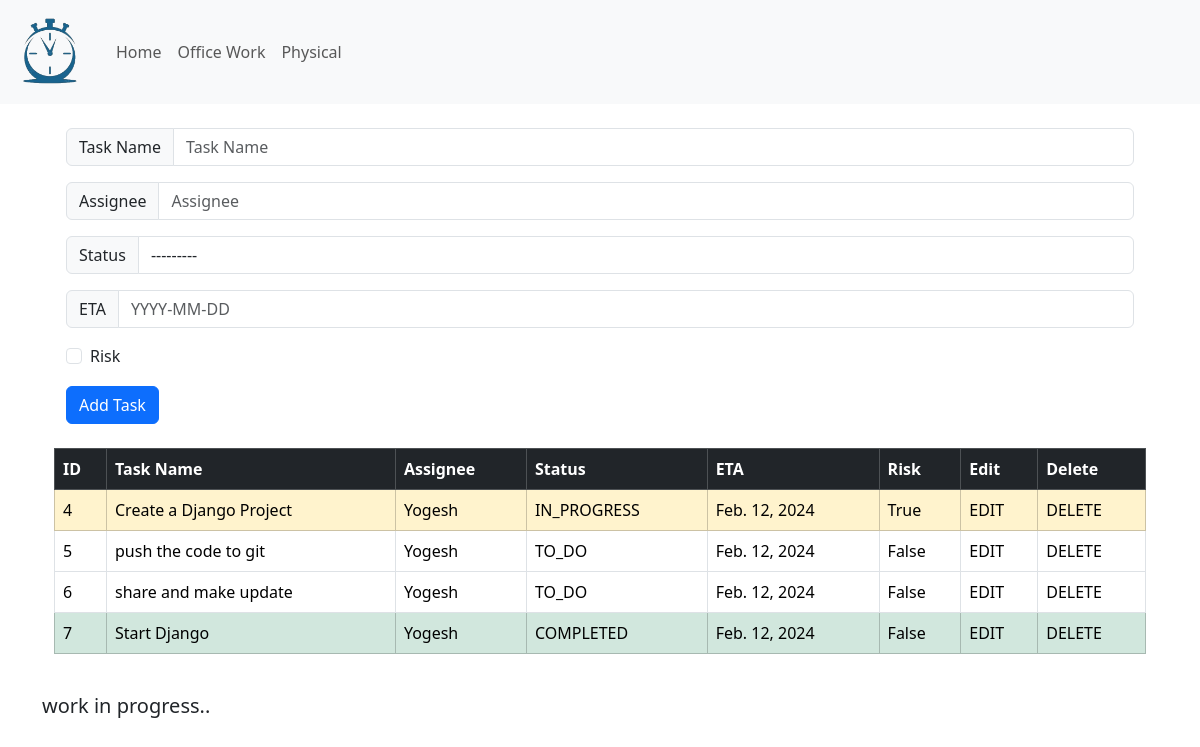
The page /ToDoList/ on the database as committed earlier.
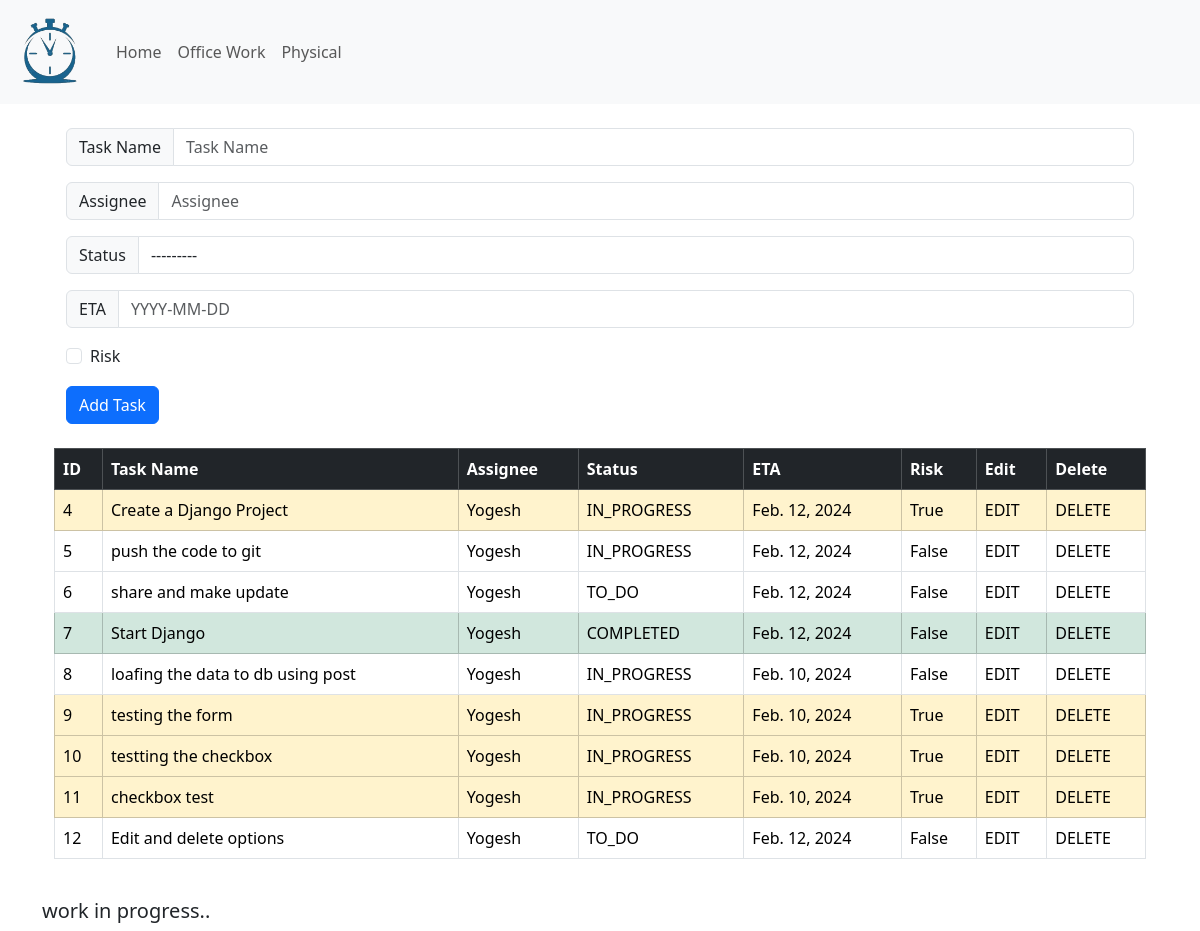
The same page on the database as committed later.
### ToDoListApp/models.py (models this page shows, shortened)
class ToDoList(models.Model):
    task = models.CharField(max_length=300)
    status_type = models.TextChoices("status_type", "TO_DO DEFINED IN_PROGRESS COMPLETED")
    status = models.CharField(blank=True, choices=status_type, max_length=20,default='TO_DO')
    assignee = models.CharField(max_length= 20)
    ETA = models.DateField()
    risk_flag = models.BooleanField(default=False)

### ToDoListApp/views.py (the view)
# urls.py: path('',views.todolist,name='ToDoList' ),
def todolist(request):
    if request.method =="POST":
        form = ToDoListForm(request.POST or None)
        if form.is_valid:
            form.save()
        return redirect('ToDoList')
    else:
        tasks = ToDoList.objects.all
        context = {'welcome_text':'welcome to to do list',"tasks":tasks}
        return render(request,'ToDoList.html',context)

### ToDoListApp/templates/ToDoList.html (shortened to what this page needs)
{% extends "base.html" %}
{% block  content %}
<div class = 'container'>
    <div class = 'container'>
    <form method="POST">
        <div class="input-group mb-3">
          <span class="input-group-text" id="basic-addon1">Task Name</span>
          <input type="text" class="form-control" placeholder="Task Name"aria-describedby="basic-addon1" name="task">
        </div>
        <div class="input-group mb-3">
            <span class="input-group-text" id="basic-addon1">Assignee</span>
            <input type="text" class="form-control" placeholder="Assignee"aria-describedby="basic-addon1" name="assignee">
        </div>
        <div class="input-group mb-3">
            <span class="input-group-text" id="id_status">Status</span>
            <select name="status" id="id_status" class="form-control" name ="status">
                <option value="" selected="">---------</option>
            </select>
        </div>
        <div class="input-group mb-3">
            <span class="input-group-text" id="basic-addon1">ETA</span>
            <input type="text" class="form-control" placeholder="YYYY-MM-DD"aria-describedby="basic-addon1" name="ETA">
        </div>
        <div class="input-group mb-3">
            <div class="form-check">
                <input class="form-check-input" type="checkbox" id="defaultCheck1" name="risk_flag">
                <label class="form-check-label" for="defaultCheck1">Risk</label>
            </div>
        </div>
        <button type="submit" class="btn btn-primary">Add Task</button>
      </form>
    </div>
      <br>
    <table class="table table-bordered">
        <thead class="table-dark">
          <tr>
            <th scope="col">ID</th>
            <th scope="col">Task Name</th>
            <th scope="col">Assignee</th>
            <th scope="col">Status</th>
            <th scope="col">ETA</th>
            <th scope="col">Risk</th>
            <th scope="col">Edit</th>
            <th scope="col">Delete</th>
          </tr>
        </thead>
        <tbody>
          {% for obj in tasks %}
            {% if obj.risk_flag %}
                <tr class="table-warning">
            {%elif obj.status == 'COMPLETED'%}
                <tr class="table-success">
            {%else%}
                <tr>
             {% endif %}
                    <td>{{obj.id}}</td>
                    <td>{{obj.task}}</td>
                    <td>{{obj.assignee}}</td>
                    <td>{{obj.status}}</td>
                    <td>{{obj.ETA}}</td>
                    <td>{{obj.risk_flag}}</td>
                    <td>EDIT</td>
                    <td>DELETE</td>
                </tr>
          {% endfor %}
        </tbody>
      </table>
</div>
{% endblock content %}

### templates/base.html (shortened to what this page needs)
{% load static %}
<!doctype html>
<html lang="en">
  <head>
    <link href="https://cdn.jsdelivr.net/npm/bootstrap@5.3.2/dist/css/bootstrap.min.css" rel="stylesheet">
    <nav class="navbar navbar-expand-lg navbar-light bg-light">
        <div class="container-fluid">
          <a class="navbar-brand" href="{% url 'ToDoList' %}"><img src ="{% static 'images/logo.png' %}" alt="ToDoList" style="width: 80px; height: auto;"></a>
          <div class="collapse navbar-collapse" id="navbarNavAltMarkup">
            <div class="navbar-nav">
              <a class="nav-link" aria-current="page" href="{% url 'ToDoList' %}">Home</a>
              <a class="nav-link" href="{% url 'office' %}">Office Work</a>
              <a class="nav-link" href="{% url 'physical' %}">Physical</a>
            </div>
          </div>
        </div>
      </nav>
</head>
  <body>
    <div class='container'>
        <br>
        {%block content %}
        {% endblock content %}
        <br>
        <h5>work in progress..</h5>
    </div>
  </body>
</html>

Rows that differ between the two databases and show on the page:
changed ToDoList "push the code to git": status "TO_DO" → "IN_PROGRESS"
added ToDoList: id "8", task "loafing the data to db using post", assignee "Yogesh", status "IN_PROGRESS", ETA "Feb. 10, 2024", risk_flag "False"
added ToDoList: id "9", task "testing the form", assignee "Yogesh", status "IN_PROGRESS", ETA "Feb. 10, 2024", risk_flag "True"
added ToDoList: id "10", task "testting the checkbox", assignee "Yogesh", status "IN_PROGRESS", ETA "Feb. 10, 2024", risk_flag "True"
added ToDoList: id "11", task "checkbox test", assignee "Yogesh", status "IN_PROGRESS", ETA "Feb. 10, 2024", risk_flag "True"
added ToDoList: id "12", task "Edit and delete options", assignee "Yogesh", status "TO_DO", ETA "Feb. 12, 2024", risk_flag "False"
